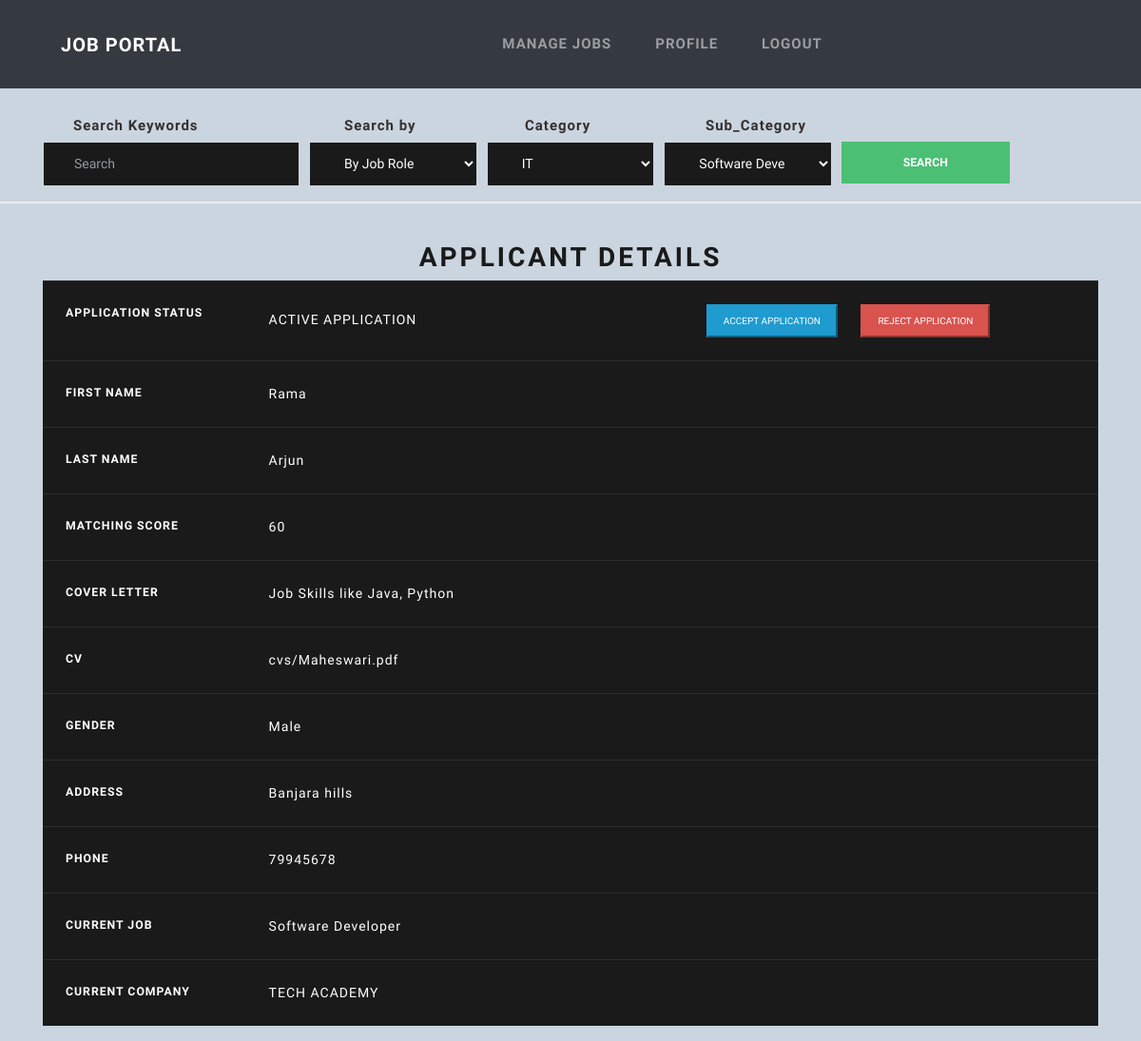
Page /applicant_details/1/2 (signed in) on the earlier database version.
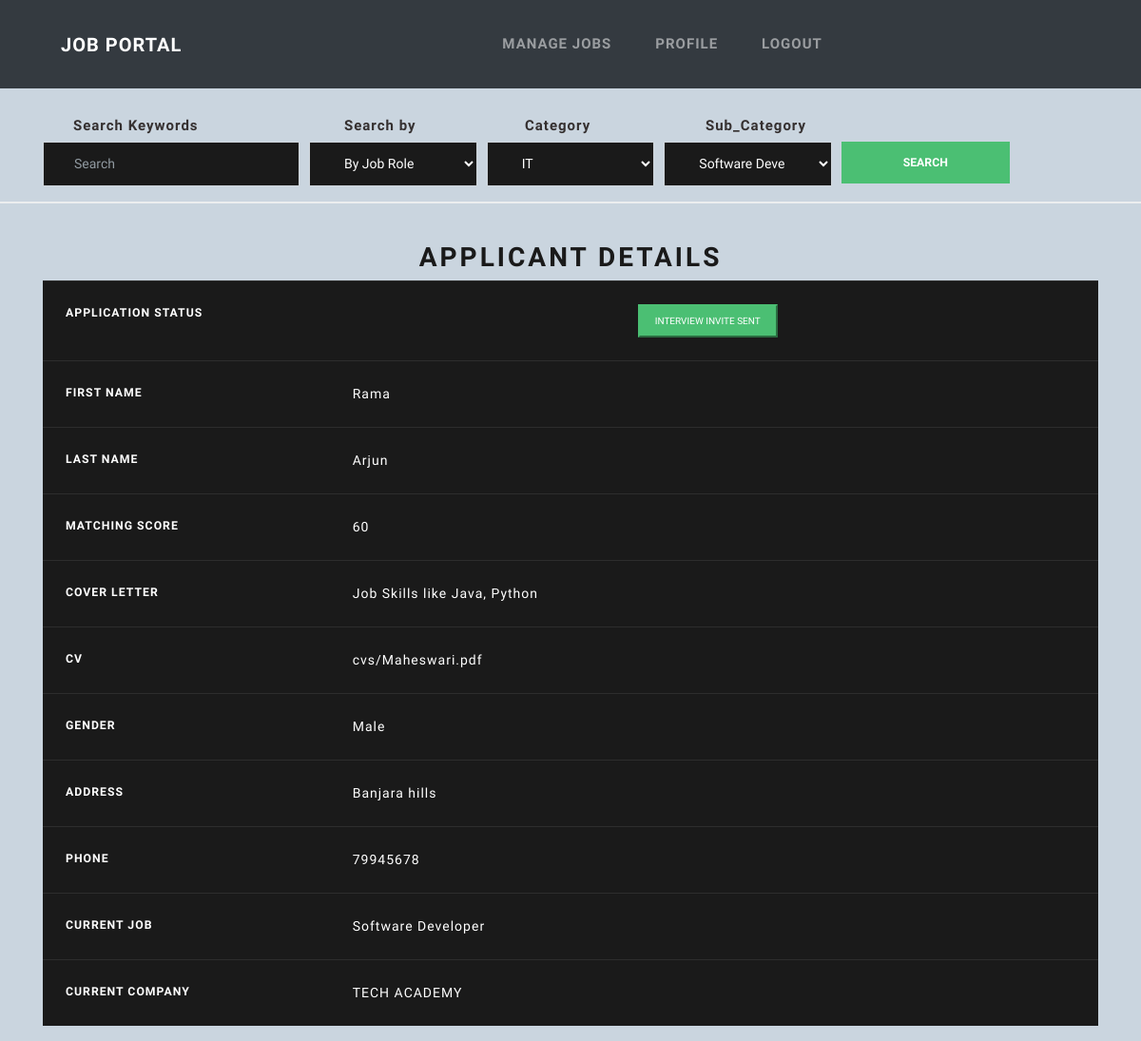
Same page on the later database version.
### core/views.py (the view)
# urls.py: path('applicant_details/<int:jid>/<int:sid>',
@login_required()
def applicant_details(request, jid, sid):
    try:
        seeker = SeekerProfile.objects.get(id=sid)
        application = Application.objects.get(id=jid)
        application_status = application.status
        args = {
            'seeker': seeker,
            'application': application,
            'status': application_status
        }
        return render(request, 'components/applicant_details.html', args)
    except SeekerProfile.DoesNotExist:
        messages.warning(
            request, 'This User does not exist in the system any more')
        return render(request, 'components/applicant_details.html')
    except Application.DoesNotExist:
        messages.warning(request, 'This application does not exists')
        return render(request, 'components/applicant_details.html')

### core/templates/components/applicant_details.html (shortened to what this page needs)
{%  extends "base.html" %}
{% block content %}
    <div class="container" xmlns="http://www.w3.org/1999/html">
    <div  style="margin-top: 40px">
        {%  if seeker and application %}
            <div class="text-center">
                <h2> Applicant Details </h2>
            </div>
            <table class="table table-dark">
                <tbody>
                    <tr>
                          <th scope="row"> Application Status  </th>
                          <td>
                              {%  if application.status == 'A' %}
                                  ACTIVE APPLICATION
                                  <span style="margin-left: 300px">
                                  <a href="{% url 'accept_applicant' application.id %}">
                                    <button class="btn-sm btn-info" style="margin-right: 20px">
                                    ACCEPT APPLICATION
                                    </button>
                                  </a>
                                  <a href="{% url 'reject_applicant' application.id %}">
                                    <button class="btn-sm btn-danger">REJECT APPLICATION</button>
                                  </a>
                                  {% elif application.status == 'I' %}
                                  <span style="margin-left: 300px">
                                  <button style="margin-right: 20px" class="btn-sm btn-success">
                                      INTERVIEW INVITE SENT </button>
                                   </span>
                                  {% endif %}
                                  </span>
                              </td>
                     </tr>
                     <tr>
                          <th scope="row"> First Name  </th>
                          <td>{{ seeker.first_name }}</td>
                     </tr>
                    <tr>
                          <th scope="row"> Last Name  </th>
                          <td>{{ seeker.last_name }}</td>
                     </tr>
                     <tr>
                          <th scope="row"> Matching Score </th>
                          <td>{{ application.matching_score }}</td>
                     </tr>
                     <tr>
                          <th scope="row"> Cover Letter</th>
                          <td>{{ application.cover_letter }}</td>
                     </tr>
                     <tr>
                          <th scope="row"> CV </th>
                          <td>{{ application.cv }}</td>
                     </tr>
                    <tr>
                          <th scope="row"> Gender  </th>
                          <td>{% if seeker.gender == 'M' %} Male {% else %} Female {% endif %}</td>
                     </tr>
                    <tr>
                          <th scope="row"> Address  </th>
                          <td>{{ seeker.address }}</td>
                     </tr>
                    <tr>
                          <th scope="row"> Phone  </th>
                          <td>{{ seeker.phone }}</td>
                     </tr>
                    <tr>
                          <th scope="row"> Current Job </th>
                          <td>{{ seeker.current_job_role }}</td>
                     </tr>
                    <tr>
                          <th scope="row"> Current Company </th>
                          <td>{{ seeker.current_company }}</td>
                     </tr>
                </tbody>
            </table>
        {%  endif %}
    </div>
    </div>
{% endblock %}

Differences in the rows shown:
changed Application "Job Skills like Java, Python": status "A" → "I" (drawn)
Other differences:
text no longer shown: "ACTIVE APPLICATION ACCEPT APPLICATION REJECT APPLICATION"
text now shown: "INTERVIEW INVITE SENT"
